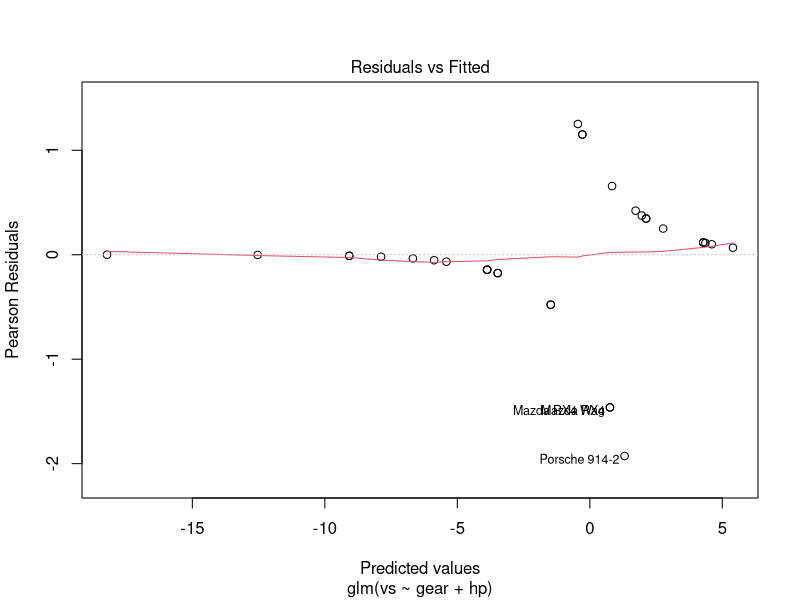
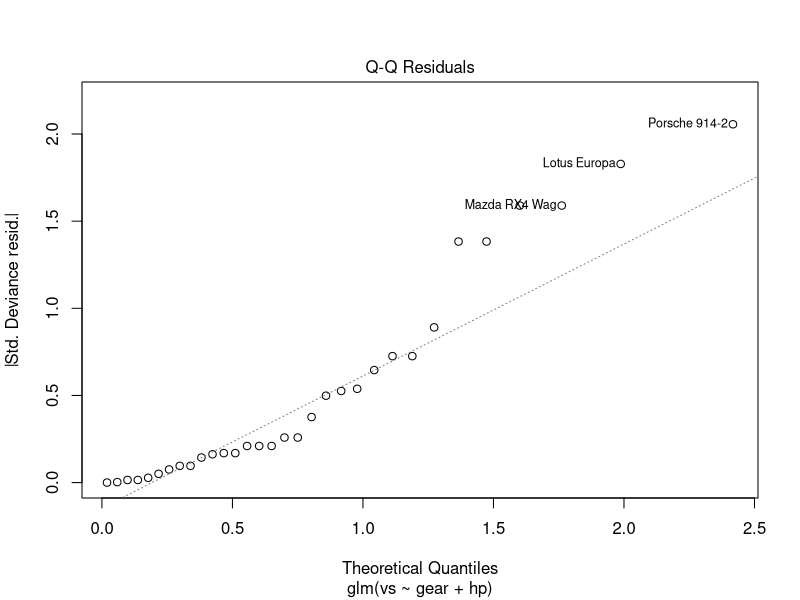
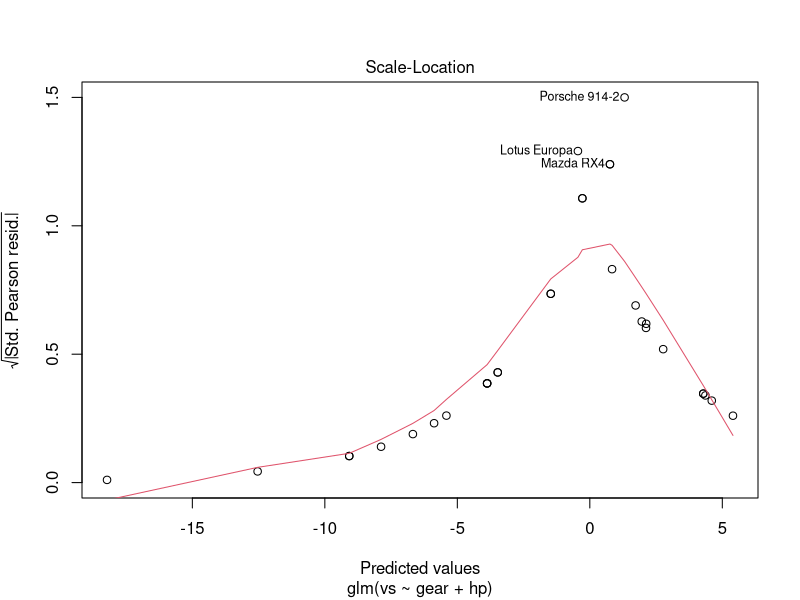
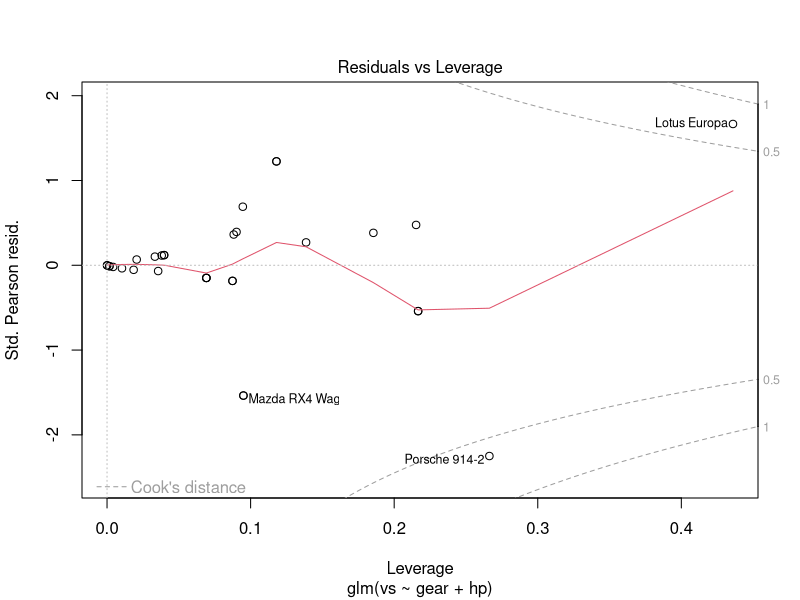

Recreate these plots in R, in order. (Note: this script raises an error after producing the figures.)
# IST 772
# HW 9
# MATTHEW PERGOLSKI
# DR. BLOCK
# 12/6/2021

#############################################################################

# install.packages("/Users/pergolicious/OneDrive - Syracuse University/Syracuse University/Courses/IST 772/BaylorEdPsych_0.5.tar.gz", repos = NULL, type = "source")
# library(BaylorEdPsych)
# libarary(car)
# install.packages("MCMCpack")
# library(MCMCpack)

# TThe homework for week 9 is exercises 1, 5, 6 and 7 on page 234.

#############################################################################

# 1. The built-in data sets of R include one called "mtcars," which stands for Motor Trend
# cars. Motor Trend was the name of an automotive magazine and this data set contains
# information on cars from the 1970s. Use "?mtcars" to display help about the data set.
# The data set includes a dichotomous variable called vs, which is coded as 0 for an
# engine with cylinders in a v-shape and 1 for so called "straight" engines. Use logistic
# regression to predict vs, using two metric variables in the data set, gear (number of
#                                                                             forward gears) and hp (horsepower). Interpret the resulting null hypothesis significance
# tests.
    
    #Data
    ?mtcars
    mtcars
    str(mtcars)
    summary(mtcars)
    
    #Model
    mt.glm <- glm(vs ~ gear + hp, family = binomial(link = "logit"), data = mtcars)
    mt.glm
    
    plot(mt.glm)
    summary(mt.glm)
    
    cof <- coef(mt.glm)
    cof
    exp(cof)
    
    #Interpretation
    # From the model generated above, we do not see statistical significance in terms of the 
    # independent variable of 'gear' having a significant effect on the 'vs' variable (i.e., dependent variable).
    # however, it appears as though the other independent variable, hp, does have a p-value below the 
    # threshold at 0.0141, which is under the threshold of 0.05.  Moreover, we can also indicate that
    # the odds are 3.797461e-01:1 for 'gear' and 9.230734e-01 for 'hp.'
    
    
#############################################################################
    
# 5. As noted in the chapter, the BaylorEdPsych add-in package contains a procedure for
# generating pseudo-R-squared values from the output of the gIm() procedure. Use the
# results of Exercise 1 to generate, report, and interpret a Nagelkerke pseudo-R-squared
# value.
    
    PseudoR2(mt.glm)
    
    #Interpretation
      # According to the book, "the  Nagelkerke comes out consistently larger than the others and Smith and McKenna  (2012) suggest that it is the closest analog to the plain, old R-squared that is used  in least-squares models."
      # Although there is much debate in the community over which is best, the Nagelkerke value
      # points to 0.7789526 which indicates significance.  The fact that our data set is small one 
      # suggests that why this result may be more significant than previously thought.
    

#############################################################################
    
# 6. Continue the analysis of the Chile data set described in this chapter. The data set is
# in the "car" package, so you will have to install .packages() and library) that package
# first, and then use the data(Chile) command to get access to the data set. Pay close
# attention to the transformations needed to isolate cases with the Yes and No votes as
# shown in this chapter. Add a new predictor, statusquo, into the model and remove the
# income variable. Your new model specification should be vote ~ age + statusquo.
# The statusquo variable is a rating that each respondent gave indicating whether they
# preferred change or maintaining the status quo. Conduct general linear model and
# Bayesian analysis on this model and report and interpret all relevant results. Compare
# the AIC from this model to the AIC from the model that was developed in the chapter
# (using income and age as predictors).
    
    #data prep
    data(Chile)
    
    chile.df <- data.frame(Chile)
    chile.N <- chile.df[chile.df$vote =='N',]
    chile.Y <- chile.df[chile.df$vote =='Y',]
    chile.YN <- rbind(chile.Y, chile.N)
    chile.YN <- chile.YN[complete.cases(chile.YN),]
    chile.YN$vote <- factor(chile.YN$vote, levels = c('N','Y'))
    
    # conventional model
    chile.lm <- glm(vote ~ age + statusquo, family = binomial(), data = chile.YN)
    summary(chile.lm)
    
    # bayesian model
    chile.YN$vote <- as.numeric(chile.YN$vote) -1
    chile.YN
    str(chile.YN)
    chile.bayesian <- MCMClogit(vote ~ age + statusquo, family = binomial(), data = chile.YN)
    chile.bayesian
    
    summary(chile.bayesian)
    
    # Interpreataion
      # We see that the 'statusquo' variable is significant with a p-value of 2e-16;
      # Furthermore, we see that the HDI of the Bayesian perspective does not span across zero.
      # Becasue of this observation, we can assume it's likely to also be significant.  In summary,
      # it appears as both the conventional and Bayesian tests agree.
    
    
#############################################################################
    
# 7. Bonus R code question: Develop your own custom function that will take the posterior
# distribution of a coefficient from the output object from an MCMClogit() analysis and
# automatically create a histogram of the posterior distributions of the coefficient in terms
# of regular odds (instead of log-odds). Make sure to mark vertical lines on the histogram
# indicating the boundaries of the 95% HDI.
    
    # BONUS QUSETION -- THIS IS OPTIONAL ACCORDING TO PROFESSOR DR. BLOCK.
    
    
    



